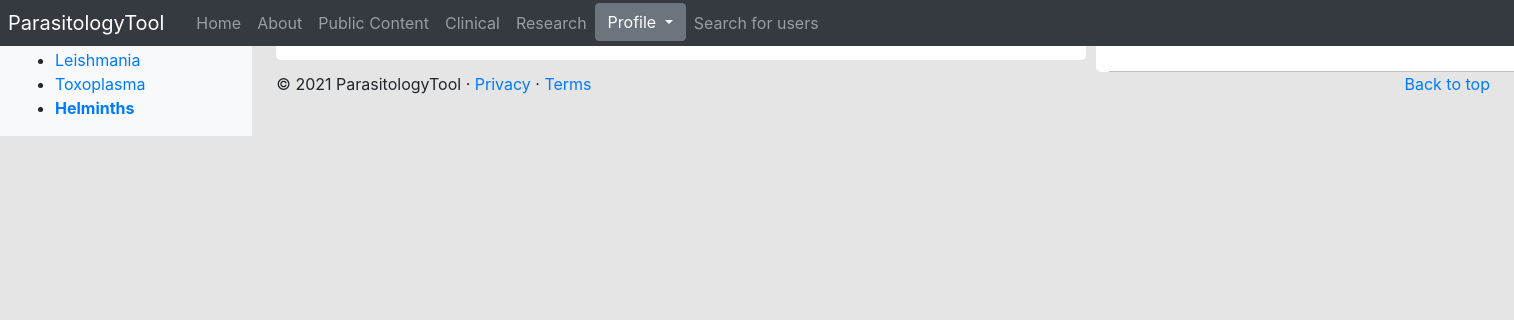
Page /parasitologyTool/clinical_portal/8/ (signed in) on the earlier database version.
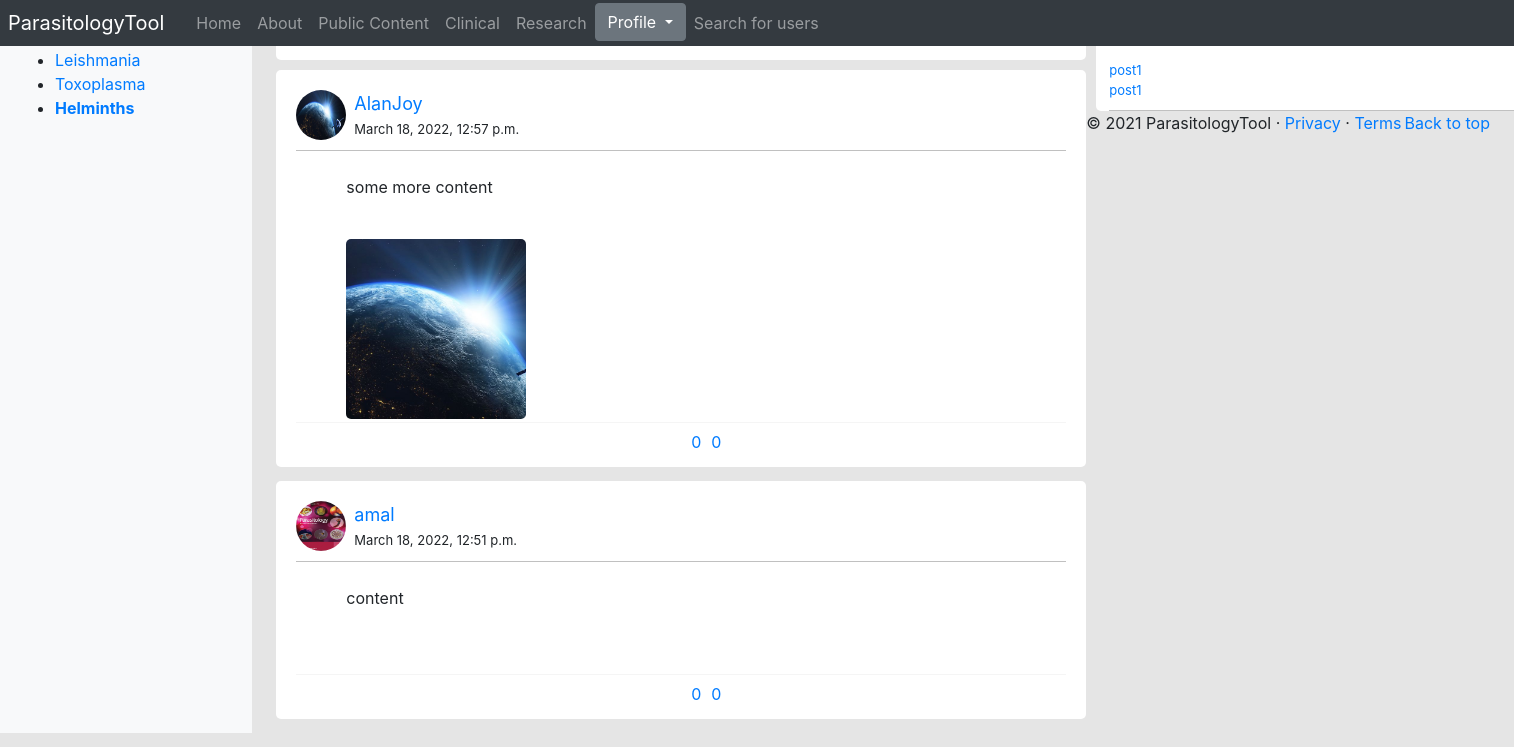
Same page on the later database version.
### parasitologyTool/models.py (models this page shows, shortened)
class Parasite(models.Model):
	NAME_MAX_LENGTH = 128
	name = models.CharField(max_length=NAME_MAX_LENGTH, unique=True)
	views = models.IntegerField(default=0)
	picture = models.ImageField(upload_to='parasite_pic')
	intro = models.CharField(max_length=3000)

class Post(models.Model):
	title = models.CharField(max_length=100)
	content = models.TextField()
	parasite = models.ForeignKey(Parasite, on_delete=models.CASCADE, default=None)
	likes = models.ManyToManyField(User, blank=True, related_name="clinical_likes")
	dislikes = models.ManyToManyField(User, blank=True, related_name="clinical_dislikes")
	user = models.ForeignKey(UserProfile, on_delete=models.CASCADE, default=None)
	date_posted = models.DateTimeField(default=timezone.now)
	@property
	def images(self):
		return self.clinicalimage_set.all()
	@property
	def model(self):
		return self.__class__.__name__
	class Meta:
		ordering = ['-date_posted',]

class UserProfile(models.Model):
	user = models.OneToOneField(User, on_delete=models.CASCADE)
	profile_picture = models.ImageField(upload_to="profile_pictures", default="profile_pictures/default_pic.png")
	ROLE_CHOICES = [
		('clinician', 'Clinician'),
		('researcher', 'Researcher'),
		('public', 'Public'),
		('admin', 'Admin'),
	]
	role = models.CharField(max_length=50, choices=ROLE_CHOICES, default='Public')
	@property
	def username(self):
		return self.user.username

class ClinicalImage(models.Model):
	clinical_post = models.ForeignKey(Post, on_delete=models.CASCADE, default=None)
	image = models.ImageField(upload_to='clinical_pictures', default=None, blank=True, null=True)

### parasitologyTool/views.py (the view)
# urls.py: path('clinical_portal/<int:parasite_id>/', views.clinical_parasite_page, name = 'clinical_parasite_page'),
@login_required
@clinicians_only
def clinical_parasite_page(request, parasite_id):
    context_dict = {}
    try:
        parasite = Parasite.objects.get(id=parasite_id)
        posts = parasite.post_set.all()
    except Parasite.DoesNotExist:
        return not_found(request)
    pop_posts = Post.objects.order_by('-likes')[:5]
    context_dict['parasite'] = parasite
    context_dict['posts'] = posts
    context_dict['pop_posts'] = pop_posts
    return render(request, 'parasitologyTool/clinical_parasite_page.html', context=context_dict)

### parasitologyTool/templatetags/parasitologyTool_template_tags.py (called while the page is built)
@register.inclusion_tag('parasitologyTool/parasite_list.html')
def get_parasite_list(current_category=None):
	return {'parasites': Parasite.objects.all(),
	        'current_category':current_category}

### templates/parasitologyTool/clinical_parasite_page.html (shortened to what this page needs)
{% extends 'parasitologyTool/base.html' %}
{% load static %}
{% block body_block %}
    <link rel="stylesheet" type="text/css" href="{% static 'css/userpost.css' %}">
    <body>
    <div class="box">
        <div class="top-text">
            <Strong>Clinical Content - {{ parasite.name }}</Strong>
            <a style="float: right;" href="{% url 'parasitologyTool:add_post' parasite.id %}">Add Post</a>
        </div>
        <div>
            {% for post in posts %}
                <div class="a-box">
                    <div class="a-s-box-author">
                        <img src="{{ MEDIA_URL }}{{ post.user.profile_picture }}"
                             alt="picture of article"/>
                        <a class="a-s-box-author-name"
                           href="{% url 'parasitologyTool:profile' post.user.username %}">{{ post.user.username }}</a>
                        <div class="a-s-box-author-time">{{ post.date_posted }}</div>
                    </div>
                    <div class="a-s-box-context">
                        <div class="item">
                            <div class="context">
                                {{ post.content|linebreaks|urlize }}
                            </div>
                        </div>
                        {% if post.images %}
                            {% for image in post.images %}
                                <a href="{{ MEDIA_URL }}{{ image.image }}"><img src="{{ MEDIA_URL }}{{ image.image }}"></a>
                            {% endfor %}
                        {% endif %}
                        <br>
                    </div>
                    <div class="a-s-box-bottom">
                    </div>
                    <div class="a-s-box-bottom" style="width: 170px;">
                        {% if user.is_authenticated %}
                            <div style="float:right;">
                                <form class="ajax-form-dislike" id='dislike' method="POST"
                                      data-url="{% url 'parasitologyTool:dislike' post.model post.id %}">
                                    <a href="#" style="text-decoration: none;"><span
                                            class="dislike-count"> {{ post.dislikes.all.count }} </span></a>
                                </form>
                            </div>
                            <div style="float: right;">
                                <form class="ajax-form-like" id="like" method="POST"
                                      data-url="{% url 'parasitologyTool:like' post.model post.id %}">
                                    <a href="#" style="text-decoration: none; margin-right: 10px;"><span
                                            class="like-count">{{ post.likes.all.count }}</span></a>
                                </form>
                            </div>
                        {% endif %}
                    </div>
                    <br>
                </div>
            {% endfor %}
        </div>
    </div>
    </body>
    <div class="rside">
        <p><strong>Most Popular Post</strong></p>
        <div class="rside-box">
            {% for post in pop_posts %}
                <a href="{% url 'parasitologyTool:clinical_post_page' post.parasite.id post.id %}">{{ post.title }}</a>
                <br>
            {% endfor %}
        </div>
    </div>
{% endblock %}

### templates/parasitologyTool/base.html (shortened to what this page needs)
<!DOCTYPE html>
{% load static %}
{% load parasitologyTool_template_tags %}
<html lang="en">
<head>
    <link href="https://getbootstrap.com/docs/4.2/dist/css/bootstrap.min.css" rel="stylesheet"
>
    <link href="https://getbootstrap.com/docs/4.2/examples/dashboard/dashboard.css" rel="stylesheet">
</head>
<body>
<header>
    <nav class="navbar navbar-expand-md navbar-dark fixed-top bg-dark p-0">
        <a class="navbar-brand p-2" href="{% url 'parasitologyTool:index' %}">ParasitologyTool</a>
        <div class="collapse navbar-collapse" id="navbarCollapse">
            <ul class="navbar-nav mr-auto">
                <li class="nav-item"><a class="nav-link" href="{% url 'parasitologyTool:index' %}">Home</a></li>
                <li class="nav-item "><a class="nav-link" href="{% url 'parasitologyTool:about' %}">About</a></li>
                <li class="nav-item "><a class="nav-link" href="{% url 'parasitologyTool:public_content' %}">Public
                    Content</a></li>
                {% if user.is_authenticated %}
                    <li class="nav-item"><a class="nav-link clinical_portal_link"
                                            href="{% url 'parasitologyTool:clinical_portal' %}">Clinical</a></li>
                    <li class="nav-item"><a class="nav-link research_portal_link"
                                            href="{% url 'parasitologyTool:research_portal' %}">Research</a></li>
                    <li class="nav-item">
                        <div class="dropdown">
                            <button class="btn btn-secondary dropdown-toggle" type="button" id="dropdownMenuButton"
                                    data-toggle="dropdown" aria-haspopup="true" aria-expanded="false">
                                Profile
                            </button>
                        </div>
                    </li>
                {% else %}
                    <li class="nav-item"><a class="nav-link" href="{% url 'parasitologyTool:register' %}">Register
                        Here</a></li>
                    <li class="nav-item"><a class="nav-link" href="{% url 'parasitologyTool:login' %}">Login</a></li>
                {% endif %}
                <li class="nav-item"><a class="nav-link" href="{% url 'parasitologyTool:search_page' %}">Search for
                    users</a></li>
            </ul>
        </div>
    </nav>
</header>
<div class="container-fluid">
    <div class="row">
        {% block sidebar_block %}
            <nav class="col-md-2 d-none d-md-block bg-light sidebar">
                <div class="sidebar-sticky" id="parasite-listing">
                    {% get_parasite_list parasite %}
                </div>
            </nav>
        {% endblock %}
        <main role="main" class="col-md-9  ml-sm-auto col-lg-10 px-4">
            {% block body_block %}{% endblock %}
            <footer>
                <p class="float-right"><a href="#">Back to top</a></p>
                <p>&copy; 2021 ParasitologyTool &middot; <a href="#">Privacy</a> &middot; <a href="#">Terms</a></p>
            </footer>
        </main>
    </div>
</div>
</body>
</html>

### templates/parasitologyTool/parasite_list.html
{% if parasites %}
    <ul>
        {% for p in parasites %}
            {% if p == current_category %}
                <li><strong><a href="{% url 'parasitologyTool:goto' %}?parasite_id={{ p.id }}">{{ p.name }}</a></strong>
                </li>
            {% else %}
                <li><a href="{% url 'parasitologyTool:goto' %}?parasite_id={{ p.id }}">{{ p.name }}</a></li>
            {% endif %}
        {% endfor %}
    </ul>
{% else %}
    <strong>No parasites</strong>
{% endif %}

### static/css/userpost.css (style rules this page uses)
body { background: #E5E5E5; }
.top-text { background: white; border-radius: 5px; padding: 15px; margin-bottom: 10px; font-size: 20px; width: 810px; }
.box { float: left; }
.a-box { background: white; padding: 20px; border-radius: 5px; width: 810px; margin-bottom: -10px; }
.a-s-box-author img { float: initial; width: 50px; height: 50px; border-radius: 50%; }
.a-s-box-author { font-size: 15px; padding-bottom: 10px; border-bottom: solid 0.5px silver; position: relative; }
.a-s-box-author-name { position: absolute; top: 0px; left: 58px; font-size: 18px; }
.a-s-box-author-time { position: absolute; left:58px; top: 30px; font-size: 13px; }
.a-s-box-context { padding-left: 50px; border-bottom: solid 1px whitesmoke; }
.a-s-box-context img { width: 180px; height: 180px; margin-right: 3px; margin-bottom: 3px; border-radius: 5px; object-fit: cover; }
.a-s-box-bottom { width: 255px; text-align: center; float: left; padding-top: 7px; }
.rside { width: 460px; margin-left: 820px; background: white; border-radius: 5px; }
.rside-box { margin-left: 13px; margin-right: 13px; border-bottom: solid 0.5px silver; padding-bottom: 10px; font-size: 13px; }
.rside p { font-size: 20px; padding: 7px; border-bottom: solid 0.5px silver; }
.context { white-space: pre-line; }

Differences in the rows shown:
added Post: user.profile_picture (picture), user.username "AlanJoy", date_posted "March 18, 2022, 12:57 p.m.", content "some more content", dislikes.all.count "0", likes.all.count "0", title "post1"
added ClinicalImage: image (picture)
added Post: user.profile_picture (picture), user.username "amal", date_posted "March 18, 2022, 12:51 p.m.", content "content", dislikes.all.count "0", likes.all.count "0", title "post1"
